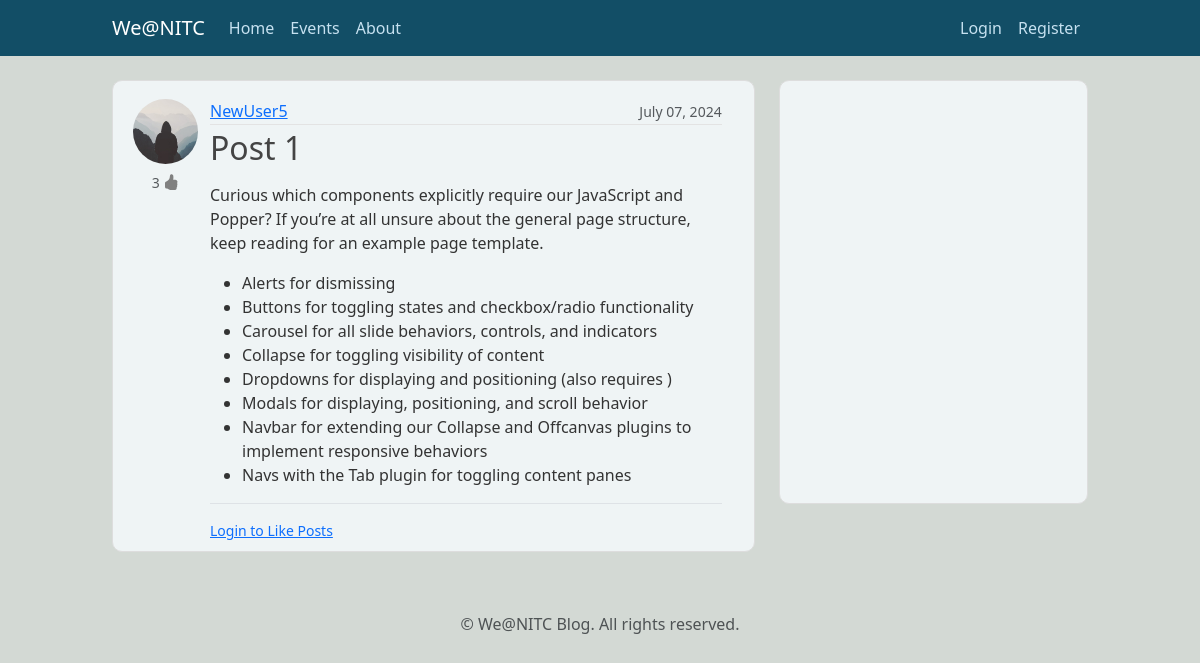
The app's page /post/18/ with its own data.
### blog/models.py (models this page shows, shortened)
class Post(models.Model):
    title = models.CharField(max_length=100)
    content = CKEditor5Field(null = True,blank=True, config_name='extends')
    date_posted=models.DateTimeField(default=timezone.now) # not putting now() because we need the actual function as default value
    author = models.ForeignKey(User,on_delete=models.CASCADE) #delete post when user is deleted
    likes= models.ManyToManyField(User,blank=True,null=True,related_name='liked_posts')

### users/models.py (models this page shows, shortened)
class Profile(models.Model):
    user=models.OneToOneField(User,on_delete=models.CASCADE)
    image= models.ImageField(default='default.jpg', upload_to='profile_pics')
    about= CKEditor5Field(null = True,default= 'Hi There', config_name='extends')

### blog/views.py (the view)
# urls.py: path('post/<int:pk>/',PostDetailView.as_view(),name='post-detail'),
class PostDetailView(DetailView):
    model = Post
    def get_context_data(self, **kwargs):
        context = super().get_context_data(**kwargs)
        liked=False
        if self.object.likes.filter(id=self.request.user.id).exists():
            liked=True
        context['already_liked']=liked
        return context

### blog/templates/blog/post_detail.html (shortened to what this page needs)
{% extends "blog/base.html"%}
{% block content%}
    <article class="media content-section d-flex align-items-start" >
      <div class="row w-100 mt-2">
            <div class="col-auto d-flex flex-column align-items-center">
                <a href="{% url 'user-posts' object.author.username %}"><img class="rounded-circle article-img mb-2 " src="{{ object.author.profile.image.url }}" style="margin-right: 0%;"></a>
                    {% if user.is_authenticated %}
                        {% if object.author != user %}
                            <form action="{% url 'like_post' object.pk %}" method="POST">
                                {% csrf_token %}
                                {% if already_liked %}
                                <button type="submit", name="post_id", value="{{ object.id }}", class="btn btn-secondary btn-sm">
                                    {{object.likes.count}}
                                    <svg xmlns="http://www.w3.org/2000/svg" width="16" height="20" fill="white" class="bi bi-hand-thumbs-up-fill" viewBox="0 3 16 14">
                                        <path d="M6.956 1.745C7.021.81 7.908.087 8.864.325l.261.066c.463.116.874.456 1.012.965.22.816.533 2.511.062 4.51a10 10 0 0 1 .443-.051c.713-.065 1.669-.072 2.516.21.518.173.994.681 1.2 1.273.184.532.16 1.162-.234 1.733q.086.18.138.363c.077.27.113.567.113.856s-.036.586-.113.856c-.039.135-.09.273-.16.404.169.387.107.819-.003 1.148a3.2 3.2 0 0 1-.488.901c.054.152.076.312.076.465 0 .305-.089.625-.253.912C13.1 15.522 12.437 16 11.5 16H8c-.605 0-1.07-.081-1.466-.218a4.8 4.8 0 0 1-.97-.484l-.048-.03c-.504-.307-.999-.609-2.068-.722C2.682 14.464 2 13.846 2 13V9c0-.85.685-1.432 1.357-1.615.849-.232 1.574-.787 2.132-1.41.56-.627.914-1.28 1.039-1.639.199-.575.356-1.539.428-2.59z"/>
                                    </svg>
                                </button>
                                {% else %}
                                <button type="submit", name="post_id", value="{{ object.id }}", class="btn btn-outline-secondary btn-sm">
                                    {{object.likes.count}}
                                    <svg xmlns="http://www.w3.org/2000/svg" width="16" height="20" fill="grey" class="bi bi-hand-thumbs-up" viewBox="0 3 16 14">
                                        <path d="M8.864.046C7.908-.193 7.02.53 6.956 1.466c-.072 1.051-.23 2.016-.428 2.59-.125.36-.479 1.013-1.04 1.639-.557.623-1.282 1.178-2.131 1.41C2.685 7.288 2 7.87 2 8.72v4.001c0 .845.682 1.464 1.448 1.545 1.07.114 1.564.415 2.068.723l.048.03c.272.165.578.348.97.484.397.136.861.217 1.466.217h3.5c.937 0 1.599-.477 1.934-1.064a1.86 1.86 0 0 0 .254-.912c0-.152-.023-.312-.077-.464.201-.263.38-.578.488-.901.11-.33.172-.762.004-1.149.069-.13.12-.269.159-.403.077-.27.113-.568.113-.857 0-.288-.036-.585-.113-.856a2 2 0 0 0-.138-.362 1.9 1.9 0 0 0 .234-1.734c-.206-.592-.682-1.1-1.2-1.272-.847-.282-1.803-.276-2.516-.211a10 10 0 0 0-.443.05 9.4 9.4 0 0 0-.062-4.509A1.38 1.38 0 0 0 9.125.111zM11.5 14.721H8c-.51 0-.863-.069-1.14-.164-.281-.097-.506-.228-.776-.393l-.04-.024c-.555-.339-1.198-.731-2.49-.868-.333-.036-.554-.29-.554-.55V8.72c0-.254.226-.543.62-.65 1.095-.3 1.977-.996 2.614-1.708.635-.71 1.064-1.475 1.238-1.978.243-.7.407-1.768.482-2.85.025-.362.36-.594.667-.518l.262.066c.16.04.258.143.288.255a8.34 8.34 0 0 1-.145 4.725.5.5 0 0 0 .595.644l.003-.001.014-.003.058-.014a9 9 0 0 1 1.036-.157c.663-.06 1.457-.054 2.11.164.175.058.45.3.57.65.107.308.087.67-.266 1.022l-.353.353.353.354c.043.043.105.141.154.315.048.167.075.37.075.581 0 .212-.027.414-.075.582-.05.174-.111.272-.154.315l-.353.353.353.354c.047.047.109.177.005.488a2.2 2.2 0 0 1-.505.805l-.353.353.353.354c.006.005.041.05.041.17a.9.9 0 0 1-.121.416c-.165.288-.503.56-1.066.56z"/>
                                      </svg>
                                </button>
                                {% endif %}
                            </form>
                        {% else %}
                        <small class="text-muted">
                            {{object.likes.count}}
                            <svg xmlns="http://www.w3.org/2000/svg" width="16" height="20" fill="grey" class="bi bi-hand-thumbs-up-fill" viewBox="0 3 16 14">
                                <path d="M6.956 1.745C7.021.81 7.908.087 8.864.325l.261.066c.463.116.874.456 1.012.965.22.816.533 2.511.062 4.51a10 10 0 0 1 .443-.051c.713-.065 1.669-.072 2.516.21.518.173.994.681 1.2 1.273.184.532.16 1.162-.234 1.733q.086.18.138.363c.077.27.113.567.113.856s-.036.586-.113.856c-.039.135-.09.273-.16.404.169.387.107.819-.003 1.148a3.2 3.2 0 0 1-.488.901c.054.152.076.312.076.465 0 .305-.089.625-.253.912C13.1 15.522 12.437 16 11.5 16H8c-.605 0-1.07-.081-1.466-.218a4.8 4.8 0 0 1-.97-.484l-.048-.03c-.504-.307-.999-.609-2.068-.722C2.682 14.464 2 13.846 2 13V9c0-.85.685-1.432 1.357-1.615.849-.232 1.574-.787 2.132-1.41.56-.627.914-1.28 1.039-1.639.199-.575.356-1.539.428-2.59z"/>
                            </svg>
                            </small>
                        {% endif %}
                    {% else %}
                    <small class="text-muted">
                        {{object.likes.count}}
                        </small>
                    {% endif %}
            </div>
            <div class="col" style="padding: 0%;">
                <div class="media-body">
                    <div class="article-metadata d-flex justify-content-between align-items-center">
                        <a class="mr-2" href="{% url 'user-posts' object.author.username %}">
                            {{ object.author }}
                        </a>
                        <small class="text-muted">{{ object.date_posted|date:"F d, Y" }}</small>
                    </div>
                    <h2 class="article-title">{{ object.title }}</h2>
                    <p class="article-content">{{ object.content|safe }}</p>
                    {% if user.is_authenticated %}
                        <!-- {% if object.author != user %}
                            <form action="{% url 'like_post' object.pk %}" method="POST">
                                {% csrf_token %}
                                {% if already_liked %}
                                <button type="submit", name="post_id", value="{{ object.id }}", class="btn btn-outline-secondary btn-sm">Unlike</button>
                                {% else %}
                                <button type="submit", name="post_id", value="{{ object.id }}", class="btn btn-primary btn-sm">Like</button>
                                {% endif %}
                            </form>
                        {% else %}
                        {% endif %} -->
                    {% else %}
                    <div class="border-top pt-3">
                        <small class="text-muted">
                            <a class="ml-2" href="{% url 'login' %}">Login to Like Posts</a>
                        </small>
                    </div>
                    {% endif %}
                </div>
            </div>
        </div>
      </article>
{% endblock content %}

### blog/static/blog/main.css (style rules this page uses)
body { background: #fafafa; color: #333333; margin-top: 5rem; }
h1, h2, h3, h4, h5, h6 { color: #444444; }
ul { margin: 0; }
.content-section,.about_content { background: hsl(190, 23%, 95%); padding: 10px 20px; border: 1px solid #dddddd; border-radius: 10px; margin-bottom: 20px; transition: all 0.3s ease; }
.article-title { color: #444444; }
.article-content { white-space: pre-line; }
.article-img { height: 65px; width: 65px; }
.article-metadata { padding-bottom: 1px; margin-bottom: 4px; border-bottom: 1px solid #e3e3e3 }
body { background-color: #D3D9D4; }

### blog/templates/blog/base.html (style rules this page uses)
.article-img { transition: all 0.3s ease !important; }

### records on screen
Post: author.profile.image (placeholder picture), likes.count "3", author "NewUser5", date_posted "July 07, 2024", title "Post 1", content "Curious which components explicitly require our JavaScript and Popper? If you’re at all unsure about the general page structure, keep reading for an example page template. Alerts for dismissing Buttons for toggling states and checkbox/radio functionality Carousel for all slide behaviors, controls, and indicators Collapse for toggling visibility of content Dropdowns for displaying and positioning (also requires ) Modals for displaying, positioning, and scroll behavior Navbar for extending our Collapse and Offcanvas plugins to implement responsive behaviors Navs with the Tab plugin for toggling content panes"
